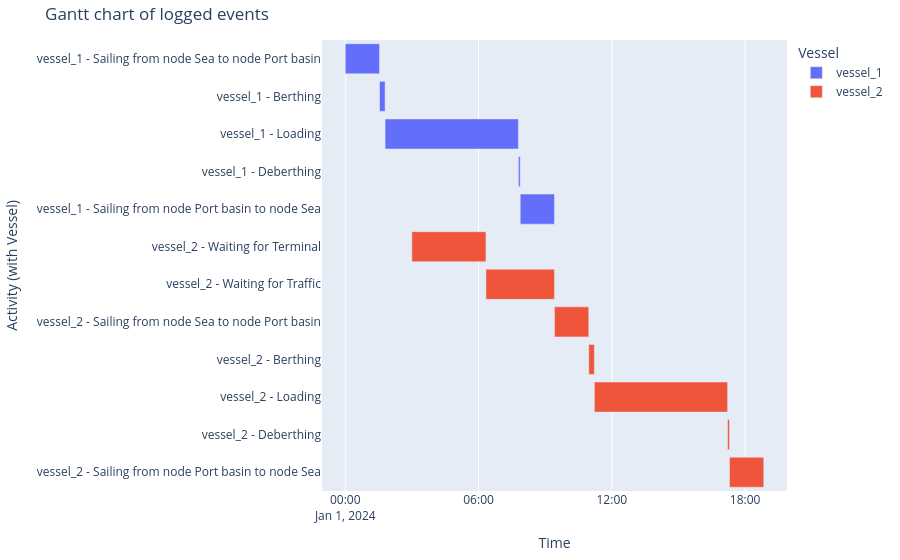

Notebook code cell kept with this figure:
### Markdown cell above
###### Vessel processes
And the Gantt chart

### Code cell
df_eventtable = logbook2eventtable([vessel_1, vessel_2])
generate_vessel_gantt_chart(df_eventtable)

### Figure 1 — Plotly figure (JSON) as saved in the notebook; plotly's stock layout.template omitted (floating-point values rounded to 4 significant figures)
{"data": [{"base": ["2024-01-01T00:00:00.000000", "2024-01-01T01:32:36.000000", "2024-01-01T01:47:36.000000", "2024-01-01T07:47:36.000000", "2024-01-01T07:52:36.000000"], "hovertemplate": "object name=vessel_1<br>start time=%{base}<br>stop time=%{x}<br>activity label=%{y}<extra></extra>", "legendgroup": "vessel_1", "marker": {"color": "#636efa", "pattern": {"shape": ""}}, "name": "vessel_1", "orientation": "h", "showlegend": true, "textposition": "auto", "type": "bar", "x": [5556000, 900000, 21600000, 300000, 5555000], "xaxis": "x", "y": ["vessel_1 - Sailing from node Sea to node Port basin", "vessel_1 - Berthing", "vessel_1 - Loading", "vessel_1 - Deberthing", "vessel_1 - Sailing from node Port basin to node Sea"], "yaxis": "y"}, {"base": ["2024-01-01T03:00:00.000000", "2024-01-01T06:20:01.000000", "2024-01-01T09:25:11.000000", "2024-01-01T10:57:47.000000", "2024-01-01T11:12:47.000000", "2024-01-01T17:12:47.000000", "2024-01-01T17:17:47.000000"], "hovertemplate": "object name=vessel_2<br>start time=%{base}<br>stop time=%{x}<br>activity label=%{y}<extra></extra>", "legendgroup": "vessel_2", "marker": {"color": "#EF553B", "pattern": {"shape": ""}}, "name": "vessel_2", "orientation": "h", "showlegend": true, "textposition": "auto", "type": "bar", "x": [12001000, 11110000, 5556000, 900000, 21600000, 300000, 5555000], "xaxis": "x", "y": ["vessel_2 - Waiting for Terminal", "vessel_2 - Waiting for Traffic", "vessel_2 - Sailing from node Sea to node Port basin", "vessel_2 - Berthing", "vessel_2 - Loading", "vessel_2 - Deberthing", "vessel_2 - Sailing from node Port basin to node Sea"], "yaxis": "y"}], "layout": {"barmode": "overlay", "legend": {"title": {"text": "Vessel"}, "tracegroupgap": 0}, "margin": {"b": 20, "l": 20, "r": 20, "t": 40}, "title": {"text": "Gantt chart of logged events"}, "xaxis": {"anchor": "y", "domain": [0, 1], "title": {"text": "Time"}, "type": "date"}, "yaxis": {"anchor": "x", "autorange": "reversed", "domain": [0, 1], "title": {"text": "Activity (with Vessel)"}}}}
